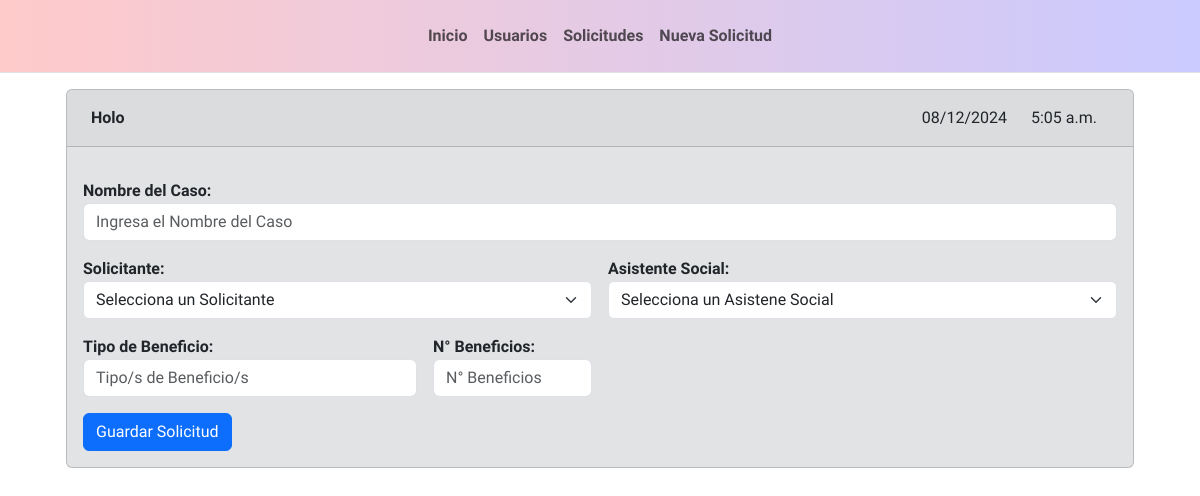
The page /ingresar_solicitud on the database its author committed.
### solicitudes/models.py (models this page shows)
class Asistente_Social(models.Model):
    rutAsistenteSocial = models.CharField(max_length=13, primary_key=True)
    nombres = models.CharField(max_length=150, blank=False, null=False)
    apellidos = models.CharField(max_length=150, blank=False, null=False)
    telefono = models.IntegerField(blank=False, null=False)
    edad = models.IntegerField(blank=False, null=False)
    correo = models.CharField(max_length=150, blank=False, null=False)
    fkDireccion = models.ForeignKey('Direccion', on_delete=models.CASCADE, db_column='id_direccion')
    def __str__(self):
        return str(self.nombres +" "+ self.apellidos)

class Solicitante(models.Model):
    rutSolicitante = models.CharField(max_length=13, primary_key=True)
    primerNombre = models.CharField(max_length=100, blank=False, null=False)
    segundoNombre = models.CharField(max_length=160, blank=False, null=False)
    primerApellido = models.CharField(max_length=100, blank=False, null=False)
    segundoApellido = models.CharField(max_length=160, blank=False, null=False)
    telefono = models.IntegerField(blank=False, null=False)
    edad = models.IntegerField(blank=False, null=False)
    correo = models.CharField(max_length=150, blank=False, null=False)
    grupoFamiliar = models.CharField(max_length=150, blank=False, null=False)
    fkDireccion = models.ForeignKey('Direccion', on_delete=models.CASCADE, db_column='id_direccion')
    fkDetalleDireccion = models.ForeignKey('Detalle_Direccion', on_delete=models.CASCADE, db_column='id_detalle_direccion')
    def __str__(self):
        return str(self.rutSolicitante)

### solicitudes/views.py (the view)
# urls.py: path('ingresar_solicitud', views.addSolicitud, name='ingresar_solicitud'),
def addSolicitud(request):
    context = {}
    formSolicitud = SolicitudForm
    fecha = datetime.now().date()
    hora = datetime.now().time()
    context ['fechaLocal'] = fecha
    context ['horaLocal'] = hora
    if 'guardarSolicitud' in request.POST:
        formSolicitud = SolicitudForm(request.POST)
        formSolicitud.save()
    context['form'] = formSolicitud
    return render(request, 'solicitud/solicitud_add.html', context)

### solicitudes/templates/solicitud/solicitud_add.html (shortened to what this page needs)
{% extends 'components/base.html' %}
{% load static %}
{% block content %}
{% include 'components/navbar.html' %}
<div class="margin-default">
    <div class="container">
        <div class="row align-items-start grid row-gap-3">
            <div class="col">
                <div class="bg-secondary-subtle card">
                    <div class="d-flex mb-3 card-header">
                        <div class="me-auto p-2">
                            Holo
                        </div>
                        <div class="p-2">
                            <div class="container text-center">
                                <div class="row align-items-start">
                                    <div class="col-auto fw-light">{{ fechaLocal|date:"d/m/Y" }}</div>
                                    <div class="col-auto fw-light">{{ horaLocal }}</div>
                                </div>
                            </div>
                        </div>
                    </div>
                    <div class="card-body">
                        <form class="row g-3" method="post" action="{% url 'pruebas' %}">
                            <div class="col-12">
                                {{ form.nombre.label_tag }}
                                {{ form.nombre }}
                            </div>
                            <div class="col-6">
                                {{ form.fkRutSolicitante.label_tag }}
                                {{ form.fkRutSolicitante }}
                            </div>
                            <div class="col-md-6">
                                {{ form.fkRutAsistenteSocial.label_tag }}
                                {{ form.fkRutAsistenteSocial }}
                            </div>
                            <div class="col-md-4">
                                {{ form.beneficio.label_tag }}
                                {{ form.beneficio }}
                            </div>
                            <div class="col-md-2">
                                {{ form.cantidadBeneficios.label_tag }}
                                {{ form.cantidadBeneficios }}
                            </div>
                            <div class="col-12">
                                <button class="btn btn-primary" name="guardarSolicitud">Guardar Solicitud</button>
                            </div>
                        </form>
                    </div>
                </div>
            </div>
        </div>
    </div>
</div>
{% endblock %}

### static/css/base.css (style rules this page uses)
.default-body { font-family: "Barlow Semi Condensed", sans-serif; font-weight: 600; font-style: normal; }
.margin-default { margin-top: 1rem; margin-bottom: 1rem; }

### rows shown on the page
Asistente_Social: nombre.label_tag "Nombre del Caso:", fkRutSolicitante.label_tag "Solicitante:", fkRutAsistenteSocial.label_tag "Asistente Social:", beneficio.label_tag "Tipo de Beneficio:", cantidadBeneficios.label_tag "N° Beneficios:"

### other values the page prints
{{ fechaLocal|date:"d/m/Y" }} "08/12/2024"
{{ horaLocal }} "5:05 a.m."
